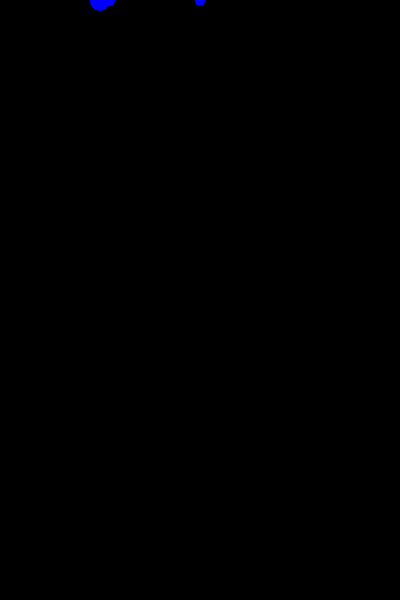
Frame 1 (no input)
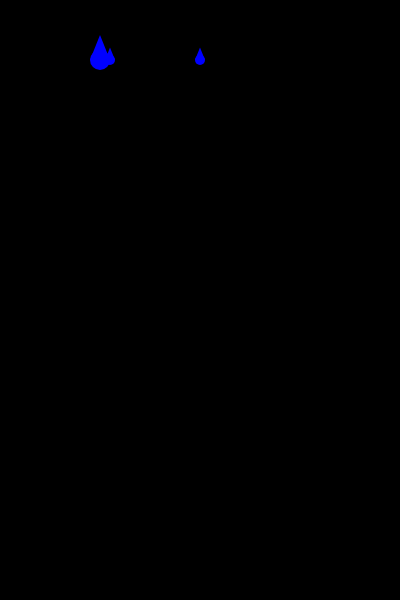
Frame 60 (no input)
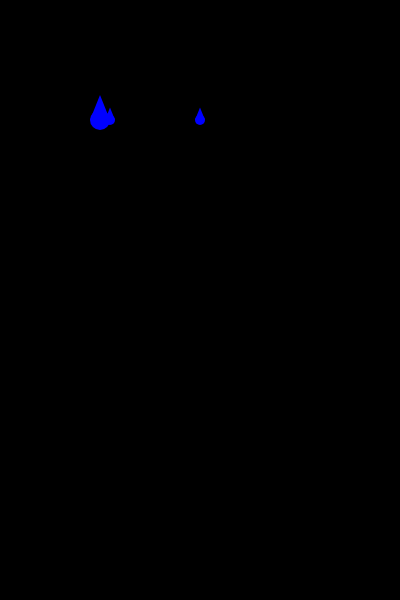
Frame 120 (the mouse pressed at the canvas centre since frame 60)

The p5.js sketch that drew these frames (run headless with seeded random() and noise() and a simulated clock; from frame 60 on, the mouse is pressed at the canvas centre):

// p5.js sketch
// ── sketch.js
let yy = 0
let xx = 0
function setup() {
  createCanvas(400, 600);
}

function draw() {
  background(0);
  yy+=1
  rain(100+xx,0+yy,20)
  rain(200+xx,0+yy,10)
  rain(110+xx,0+yy,10)
  
  
}
function rain(x,y,z){
  fill('blue')
  noStroke()
  circle(x,y,z)
  triangle(x+z/2,y,x-z/2,y,x,y-z*1.25)
  if (y > 600){
    yy = 0
    xx = random(10,300)
    y = random(-15,0)
  }
}
  
